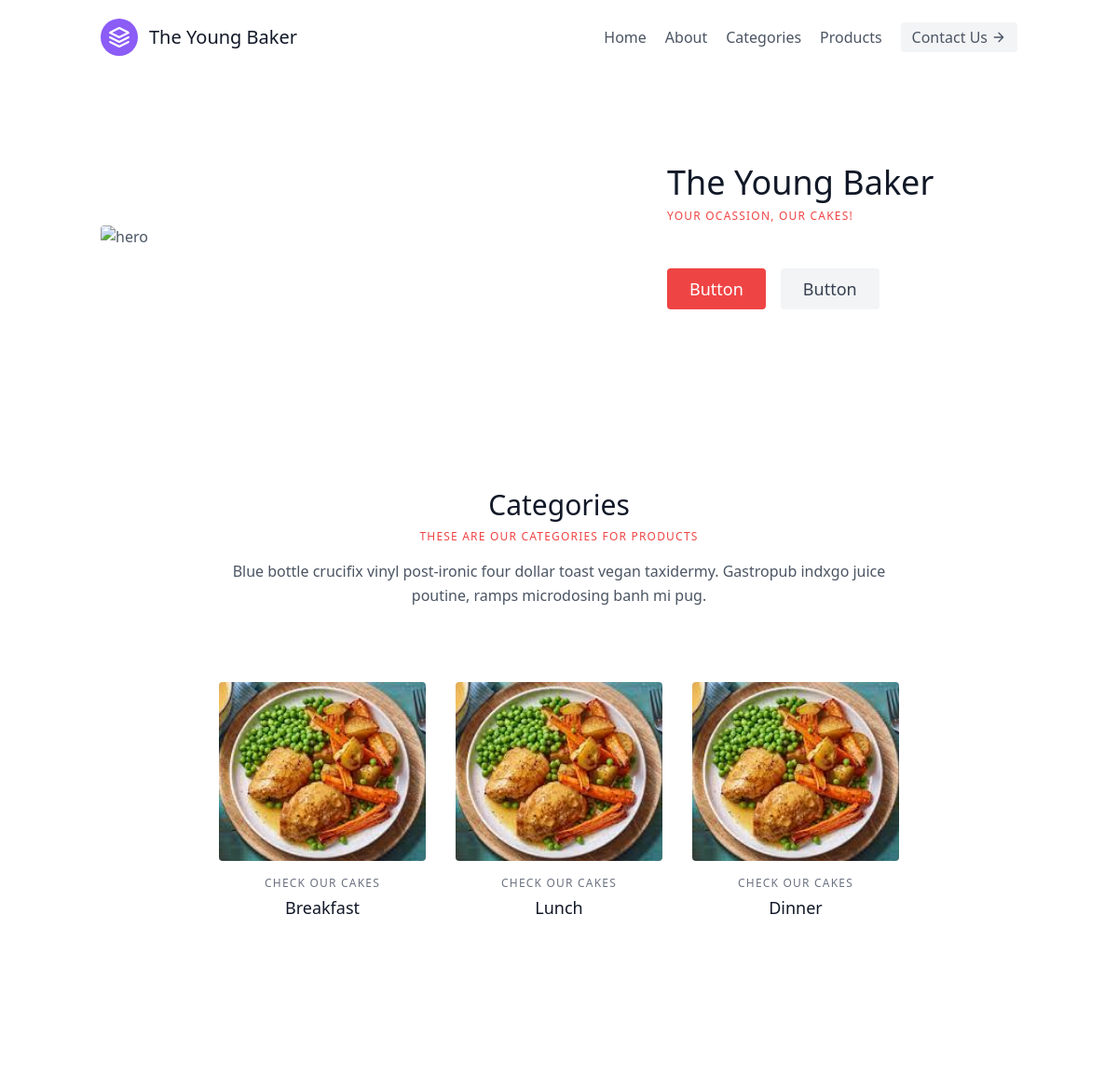
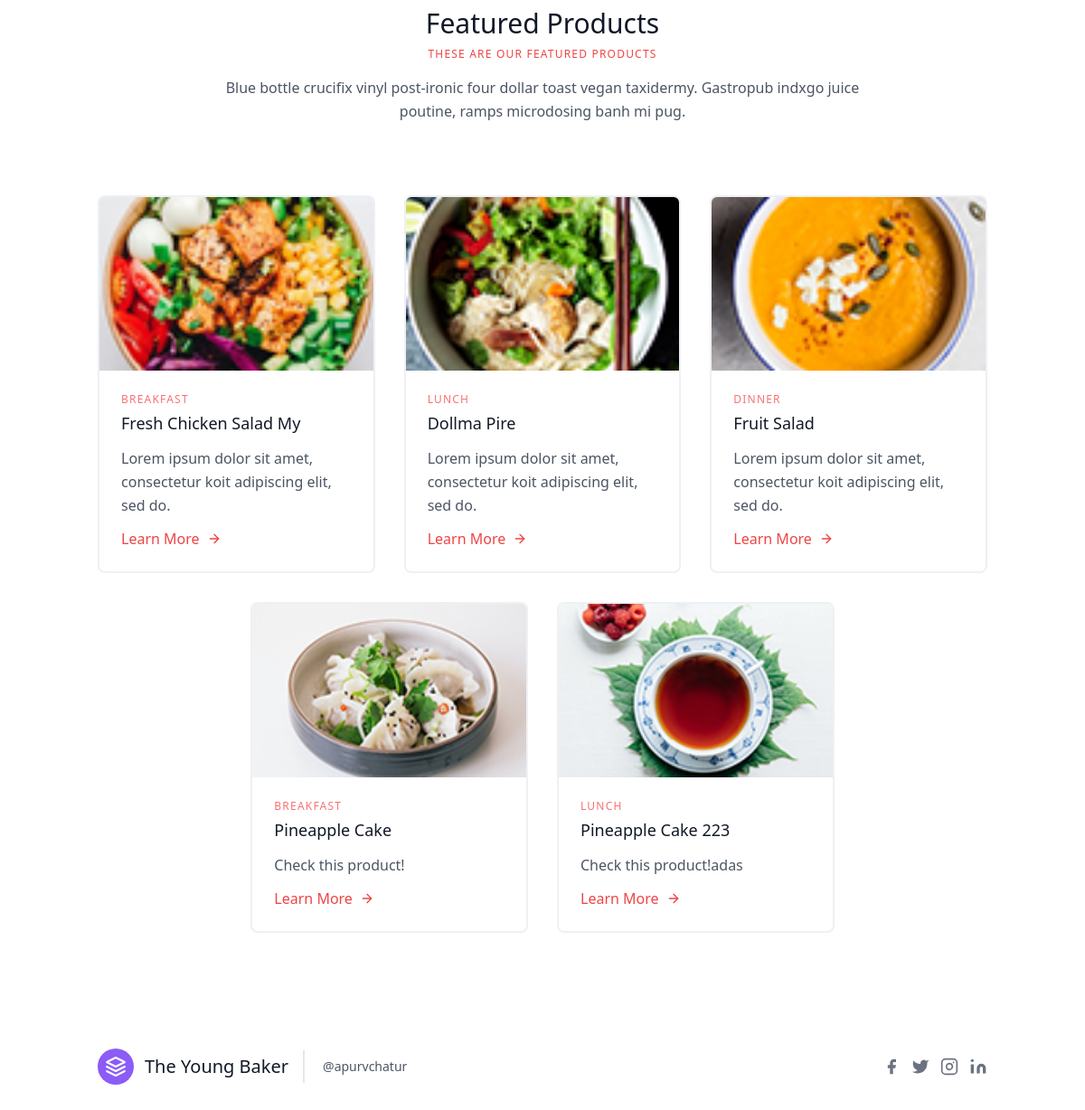
/project-model/, run on the app's committed database (2 pictures, top to bottom).
### ProjectDesign/models.py (models this page shows, shortened)
class Home(models.Model):
    title = models.CharField(max_length=255, unique=True, default='Maharaja Hotel')
    subtitle = models.CharField(max_length=255, default='Your ocassion, our cakes!')
    image1 = models.ImageField(upload_to='Home/', default='default.jpg')
    image2 = models.ImageField(upload_to='Home/', default='default.jpg')
    image3 = models.ImageField(upload_to='Home/', default='default.jpg')
    description = fields.RichTextField()
    slug = models.SlugField(unique=True, blank=True)
    phone1 = models.CharField(max_length=20, default='+91-9518519268')
    phone2= models.CharField(max_length=20, default='+91-9518519268')
    email1 = models.EmailField( default='shubhamsahu1234@gmail.com')
    email2 = models.EmailField( default='shubhamsahu@gmail.com')
    facebook = models.URLField(max_length=255, default='facebook')
    instagram = models.URLField(max_length=255, default='instagram')
    linkedin = models.URLField(max_length=255, default='linkedin')
    twitter = models.URLField(max_length=255, default='twitter')

class Category(models.Model):
    title = models.CharField(max_length=20, unique=True, default='Cakes')
    subtitle = models.CharField(max_length=50, default='Check our cakes ')
    image = models.ImageField(upload_to='Category/', default='default.jpg')
    description = fields.RichTextField()
    slug = models.SlugField(unique=True, blank=True)

class Product(models.Model):
    title = models.CharField(max_length=100, unique=True, default='Pineapple Cake')
    subtitle = models.CharField(max_length=255, default='Check this product!')
    image = models.ImageField(upload_to='Product/', default='default.jpg')
    actual_price = models.DecimalField(decimal_places=2, max_digits=5)
    discount_price = models.DecimalField(decimal_places=2, max_digits=5, blank=True, null=True)
    description = fields.RichTextField()
    category = models.ForeignKey(Category, on_delete=models.SET_NULL, null=True)
    tag = models.CharField(choices=(
                                ('featured', 'featured'),
                                ('recent', 'recent'),
                            ), max_length=20, default='featured')
    related_home = models.ForeignKey(Home, on_delete=models.CASCADE, default=f'kirti-agarbatti')
    slug = models.SlugField(unique=True, blank=True)
    def get_model_product_url(self):
        return reverse('ProjectModel:product-retrieve-page',
                       kwargs={
                           'slug': self.slug
                       })

### ProjectModel/views.py (the view)
# urls.py: path('', home_view, name='home-page'),
def home_view(request):
    home = get_object_or_404(Home, title='The Young Baker')
    categories = get_list_or_404(Category)
    featured_products = get_list_or_404(Product, tag='featured')
    template_name = 'ProjectModel/a-home-page.html'
    context = {
        'title': 'Home',
        'home': home,
        'categories': categories,
        'featured_products':featured_products,
    }
    return render(request, template_name, context)

### ProjectModel/templates/ProjectModel/a-home-page.html (shortened to what this page needs)
{% extends 'ProjectModel/extras/base.html' %}
{% load static %}
{% block content %}
<section class="text-gray-600 body-font">
    <div class="container mx-auto flex px-5 py-24 md:flex-row flex-col items-center">
        <div class="lg:max-w-lg lg:w-full md:w-1/2 w-5/6 mb-10 md:mb-0">
            <img class="object-cover object-center rounded" alt="hero" src={{ home.image.url }}>
        </div>
        <div class="lg:flex-grow md:w-1/2 lg:pl-24 md:pl-16 flex flex-col md:items-start md:text-left items-center text-center">
            <h1 class="title-font sm:text-4xl text-3xl mb-2 font-medium text-gray-900">{{ home.title }}</h1>
            <h2 class="text-xs text-red-500 tracking-widest font-medium title-font mb-4">{{ home.subtitle | upper }}</h2>
            <div class="flex justify-center">
                <button class="inline-flex text-white bg-red-500 border-0 py-2 px-6 focus:outline-none hover:bg-red-600 rounded text-lg">Button</button>
                <button class="ml-4 inline-flex text-gray-700 bg-gray-100 border-0 py-2 px-6 focus:outline-none hover:bg-gray-200 rounded text-lg">Button</button>
            </div>
        </div>
    </div>
</section>
<section class="text-gray-600 body-font">
    <div class="container px-5 py-24 mx-auto">
        <div class="text-center mb-20">
            <h1 class="sm:text-3xl text-2xl font-medium text-center title-font text-gray-900 mb-2">Categories</h1>
            <h2 class="text-xs text-red-500 tracking-widest font-medium title-font mb-4">THESE ARE OUR CATEGORIES FOR PRODUCTS</h2>
            <p class="text-base leading-relaxed xl:w-2/4 lg:w-3/4 mx-auto">Blue bottle crucifix vinyl post-ironic four dollar toast vegan taxidermy. Gastropub indxgo juice poutine, ramps microdosing banh mi pug.</p>
        </div>
        <div class="flex flex-wrap -m-4 justify-center">
            {% for category in categories %}
            <div class="lg:w-1/4 md:w-1/2 p-4 w-full">
                <a class="block relative h-48 rounded overflow-hidden">
                    <img alt="ecommerce" class="object-cover object-center w-full h-full block" src={{ category.image.url }}>
                </a>
                <div class="mt-4 text-center">
                    <h3 class="text-gray-500 text-xs tracking-widest title-font mb-1">{{ category.subtitle | upper }}</h3>
                    <h2 class="text-gray-900 title-font text-lg font-medium">{{ category.title }}</h2>
                </div>
            </div>
            {% endfor %}
        </div>
    </div>
</section>
<section class="text-gray-600 body-font">
    <div class="container px-5 py-24 mx-auto">
        <div class="text-center mb-20">
            <h1 class="sm:text-3xl text-2xl font-medium text-center title-font text-gray-900 mb-2">Featured Products</h1>
            <h2 class="text-xs text-red-500 tracking-widest font-medium title-font mb-4">THESE ARE OUR FEATURED PRODUCTS</h2>
            <p class="text-base leading-relaxed xl:w-2/4 lg:w-3/4 mx-auto">Blue bottle crucifix vinyl post-ironic four dollar toast vegan taxidermy. Gastropub indxgo juice poutine, ramps microdosing banh mi pug.</p>
        </div>
        <div class="flex flex-wrap -m-4 justify-center">
            {% for product in featured_products %}
            <div class="p-4 md:w-1/3">
                <div class="h-full border-2 border-gray-200 border-opacity-60 rounded-lg overflow-hidden">
                    <img class="lg:h-48 md:h-36 w-full object-cover object-center" src={{ product.image.url }} alt="blog">
                    <div class="p-6">
                        <h2 class="tracking-widest text-xs title-font font-medium text-red-400 mb-1">{{ product.category.title | upper }}</h2>
                        <h1 class="title-font text-lg font-medium text-gray-900 mb-3">{{ product.title }}</h1>
                        <p class="leading-relaxed mb-3">{{ product.subtitle }}</p>
                        <div class="flex items-center flex-wrap ">
                            <a href={{ product.get_model_product_url }} class="text-red-500 inline-flex items-center md:mb-2 lg:mb-0">Learn More
                                <svg class="w-4 h-4 ml-2" viewBox="0 0 24 24" stroke="currentColor" stroke-width="2" fill="none" stroke-linecap="round" stroke-linejoin="round">
                                    <path d="M5 12h14"></path>
                                    <path d="M12 5l7 7-7 7"></path>
                                </svg>
                            </a>
                        </div>
                    </div>
                </div>
            </div>
            {% endfor %}
        </div>
    </div>
</section>
{% endblock content %}

### data on the page
Home: title "The Young Baker", subtitle "YOUR OCASSION, OUR CAKES!"
Category: image (picture), subtitle "CHECK OUR CAKES", title "Breakfast"
Category: image (picture), subtitle "CHECK OUR CAKES", title "Lunch"
Category: image (picture), subtitle "CHECK OUR CAKES", title "Dinner"
Product: image (picture), category "BREAKFAST", title "Fresh Chicken Salad My", subtitle "Lorem ipsum dolor sit amet, consectetur koit adipiscing elit, sed do."
Product: image (picture), category "LUNCH", title "Dollma Pire", subtitle "Lorem ipsum dolor sit amet, consectetur koit adipiscing elit, sed do."
Product: image (picture), category "DINNER", title "Fruit Salad", subtitle "Lorem ipsum dolor sit amet, consectetur koit adipiscing elit, sed do."
Product: image (picture), category "BREAKFAST", title "Pineapple Cake", subtitle "Check this product!"
Product: image (picture), category "LUNCH", title "Pineapple Cake 223", subtitle "Check this product!adas"
